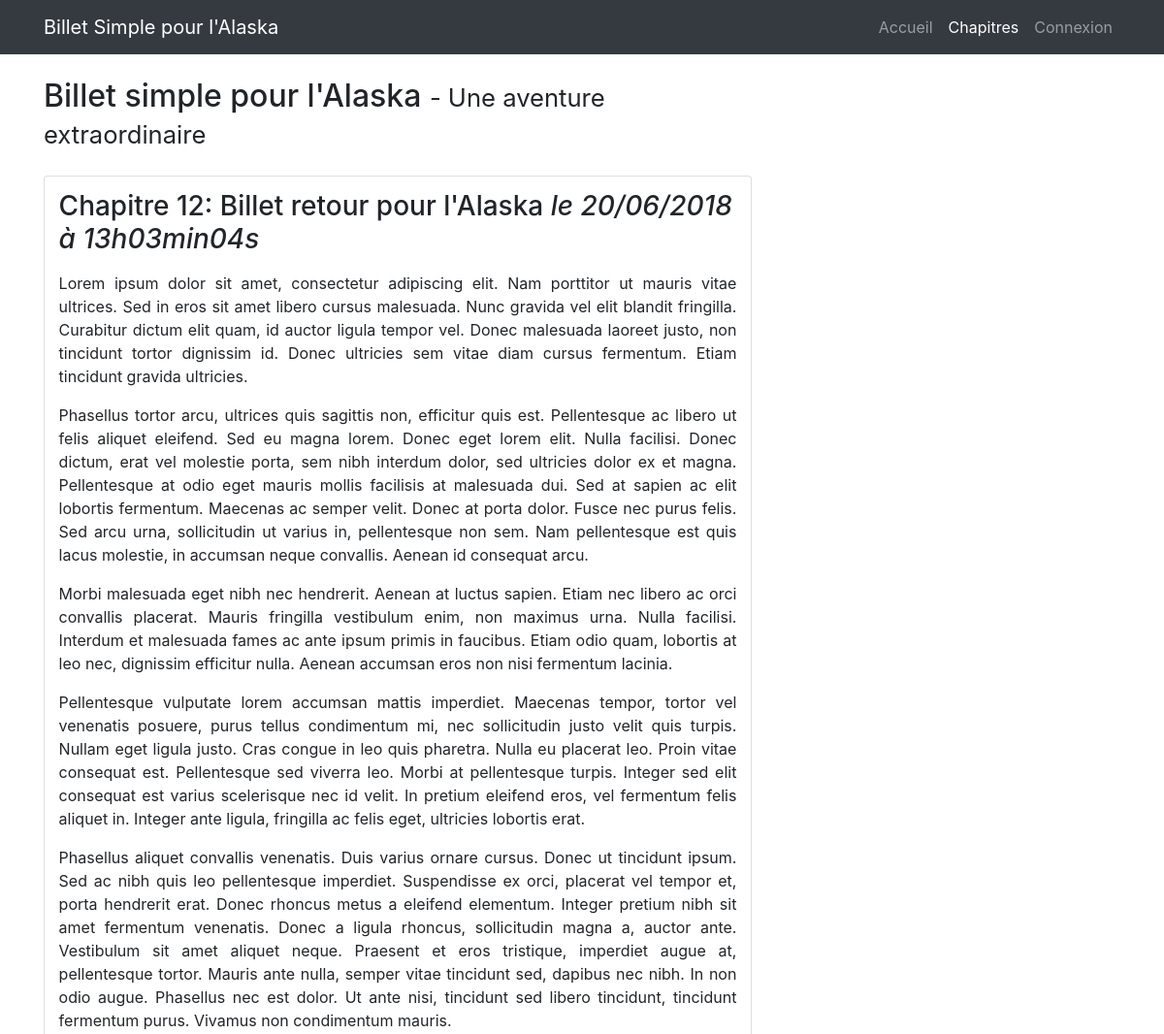
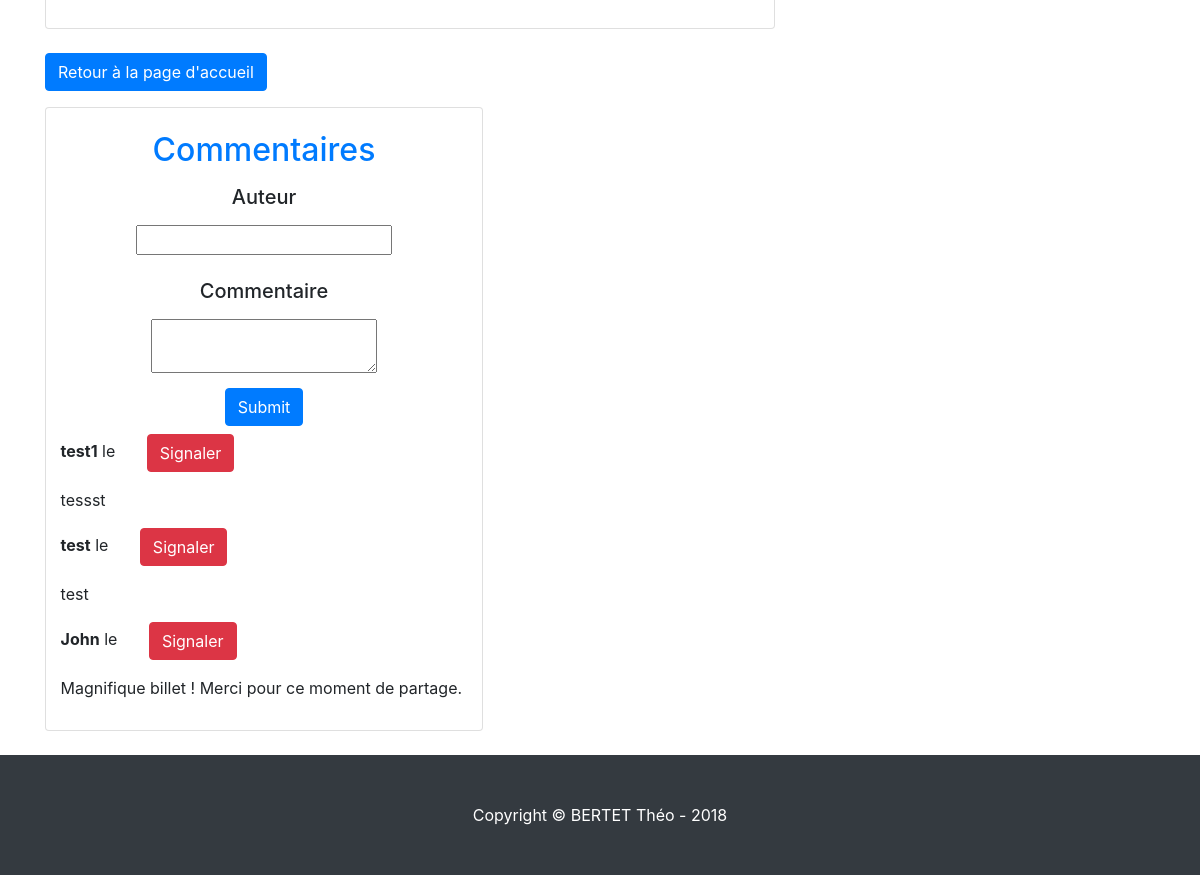
Page /index.php?action=post&id=62 on the committed database (2 pictures, top to bottom).
### tables this page shows
CREATE TABLE IF NOT EXISTS `posts` (
  `id` int(11) NOT NULL AUTO_INCREMENT,
  `title` varchar(255) NOT NULL,
  `content` text NOT NULL,
  `creation_date` datetime NOT NULL,
  PRIMARY KEY (`id`)
);

CREATE TABLE IF NOT EXISTS `comments` (
  `id` int(11) NOT NULL AUTO_INCREMENT,
  `post_id` int(11) NOT NULL,
  `author` varchar(255) NOT NULL,
  `comment` text NOT NULL,
  `comment_date` datetime NOT NULL,
  PRIMARY KEY (`id`),
  KEY `post_id` (`post_id`)
);

### controller/frontend.php (called while the page is built, shortened)
<?php
require_once('model/PostManager.php');
require_once('model/CommentManager.php');
    function post()
    {
        $postManager = new PostManager();
        $commentManager = new CommentManager();
        $post = $postManager->getPost($_GET['id']);
        $comments = $commentManager->getComments($_GET['id']);
        require('view/frontend/postView.php');
    }

### model/PostManager.php (called while the page is built, shortened)
<?php
require_once('model/Posts.php');
require_once('model/Comments.php');
class PostManager extends Manager
{
    public function getPost($postId)
    {
        $db = $this->dbConnect();
        $req = $db->prepare("SELECT id, title, content, DATE_FORMAT(creation_date, '%d/%m/%Y à %Hh%imin%ss') AS creation_date_fr FROM posts WHERE id = ?");
        $req->execute(array($postId));
        $posts = $req->fetch();
        $postModel = new Posts();
        $postModel->hydrate($posts);
        return $postModel;
    }
}

### model/Posts.php (called while the page is built, shortened)
<?php
class Posts
{
  private $_id;
  private $_title;
  private $_content;
  private $_creationDate;
  public function hydrate(array $donnees)
  {
    foreach ($donnees as $key => $value)
    {
      $method = 'set'.ucfirst($key);
    }
  }
 function id() { return $this->_id; }
 function title() { return $this->_title; }
 function content() { return $this->_content; }
 function creationDate() { return $this->_creationDate; }
 function setId($id)
  {
    $this->_id = (int) $id;
  }
 function setTitle($title)
  {
    if (is_string($title) && strlen($title) <= 150)
    {
      $this->_title = $title;
    }
  }
 function setContent($content)
  {
    $this->_content = $content;
  }
 function setCreation_date_fr($creationDate)
  {
    $this->_creationDate = $creationDate;
  }
}

### model/CommentManager.php (called while the page is built, shortened)
<?php
require_once('model/Comments.php');
class CommentManager extends Manager
{
    public function getComments($postId)
    {
        $db = $this->dbConnect();
        $comments = $db->prepare("SELECT id, author, comment, DATE_FORMAT(comment_date, '%d/%m/%Y à %Hh%imin') AS comment_date_fr FROM comments WHERE post_id = ? ORDER BY comment_date DESC");
        $comments->execute(array($postId));
        $posts=array();
        while($dbComment=$comments->fetch()){
          $CommentsModel = new Comments();
          $CommentsModel->hydrate($dbComment);
          $posts[]=$CommentsModel;
        }
        return $posts;
    }
}

### model/Comments.php (called while the page is built, shortened)
<?php class Comments
{
  private $_id;
  private $_author;
  private $_comment;
  public function hydrate(array $donnees)
  {
    foreach ($donnees as $key => $value)
    {
      $method = 'set'.ucfirst($key);
    }
  }
  function id() { return $this->_id; }
  function author() { return $this->_author; }
  function comment() { return $this->_comment; }
  function setId($id)
  {
    $this->_id = (int) $id;
  }
  function setAuthor($author)
  {
    if (is_string($author) && strlen($author) <= 50)
    {
      $this->_author = $author;
    }
  }
  function setComment($comment)
  {
    $this->_comment = $comment;
  }
}

### view/frontend/postView.php (the view, shortened to what this page needs)
<nav class="navbar navbar-expand-lg navbar-dark bg-dark fixed-top">
  <div class="container">
    <a class="navbar-brand" href="./index.php">Billet Simple pour l'Alaska</a>
    <div class="collapse navbar-collapse" id="navbarResponsive">
      <ul class="navbar-nav ml-auto">
        <li class="nav-item">
          <a class="nav-link" href="index.php">Accueil
          </a>
        </li>
        <li class="nav-item active">
          <a class="nav-link" href="index.php?action=listChapters">Chapitres</a>
        </li>
        <li class="nav-item">
          <a class="nav-link" href="index.php?action=login">Connexion</a>
        </li>
      </ul>
    </div>
  </div>
</nav>
<div class="container">
  <div class="row">
          <div class="col-md-8">
            <h2 class="my-4 ">Billet simple pour l'Alaska
              <small>- Une aventure extraordinaire</small>
            </h2>
        <div class="news card mb-4">
          <div class="postbox">
            <h3>
                <?= htmlspecialchars($post->title()) ?>
                <em>le <?= $post->creationDate() ?></em>
            </h3>
            <div class="text-justify">
              <p>
                  <?= htmlspecialchars_decode($post->content()) ?>
              </p>
            </div>
          </div>
        </div>
          <p><a href="index.php"class="btn btn-primary " > Retour à la page d'accueil</a></p>
              <div class="card mb-4 text-justify" style="width:60%; padding:2%;">
                <h2 class="news text-center text-primary">Commentaires</h2>
              <form class="text-center" action="index.php?action=addComment&amp;id=<?= $post->id() ?>" method="post">
                <div>
                    <label for="author"><h5>Auteur</h5></label><br />
                    <input type="text" id="author" name="author" />
                </div>
                <div>
                    <label for="comment"><h5>Commentaire</h5></label><br />
                    <textarea id="comment" name="comment"></textarea>
                </div>
                <div style="padding:2%";>
                    <input type="submit" class="btn btn-primary" />
                </div>
            </form>
            <?php
            foreach($comments as $reponse)
            {?>
                <p><strong><?= htmlspecialchars($reponse->author());?></strong> le <?= $reponse->CommentDate_fr();?> &nbsp; &nbsp; &nbsp; <?php echo '<a class="btn btn-danger" href="./index.php?action=reportcom&amp;id='.$reponse->id().'&amp;postID='.$post->id().'">Signaler</a>'?></p>
                <p><?= nl2br(htmlspecialchars($reponse->comment()))?></p>
            <?php
            }
            ?>
        </div>
    </div>
  </div>
</div>
<footer class="py-5 bg-dark">
  <div class="container">
    <p class="m-0 text-center text-white">Copyright &copy; BERTET Théo - 2018</p>
  </div>
</footer>
</body>
</html>
<?php require('template.php'); ?>

### public/blog-home.css (style rules this page uses)
body { padding-top: 54px; }
@media (min-width: 992px) { body { padding-top: 56px; } }

### public/styles.css (style rules this page uses)
.news { padding:2%; }

### rows in the picture
posts: title "Chapitre 12: Billet retour pour l'Alaska", content "Lorem ipsum dolor sit amet, consectetur adipiscing elit. Nam porttitor ut mauris vitae ultrices. Sed in eros sit amet libero cursus malesuada. Nunc gravida vel elit blandit fringilla. Curabitur dictum elit quam, id auctor ligula tempor vel. Donec malesuada laoreet justo, non tincidunt tortor dignissim id. Donec ultricies sem vitae diam cursus fermentum. Etiam tincidunt gravida ultricies. Phasellus tortor arcu, ultrices quis sagittis non, efficitur quis est. Pellentesque ac libero ut felis aliquet eleifend. Sed eu magna lorem. Donec eget lorem elit. Nulla facilisi. Donec dictum, erat vel molestie porta, sem nibh interdum dolor, sed ultricies dolor ex et magna. Pellentesque at odio eget…"
comments: author "test1", comment "tessst"
comments: author "test", comment "test"
comments: author "John", comment "Magnifique billet ! Merci pour ce moment de partage."

### other values in the picture
$post->creationDate() "20/06/2018 à 13h03min04s"
